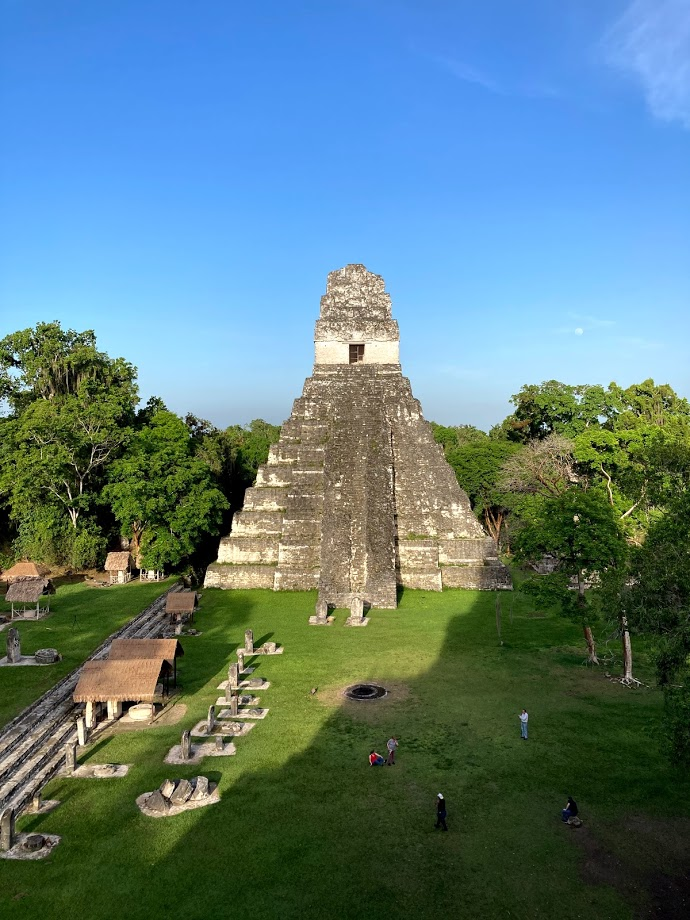
#> input picture benchmarks/image_resize/input.jpg, 690 x 920 px
$ python main.py
#> lines starting #> are read from the running program, lines starting #| are printed output that depends on the picture
from PIL import Image
im = Image.open(r"input.jpg")
#> im is the input picture: PIL image 690x920 RGB; mean R, G, B 91.8, 124.5, 129.8
width, height = im.size
#> width = 690; height = 920
newsize = (4 * width, 6 * height)
#> newsize = (2760, 5520)
im2 = im.resize(newsize)
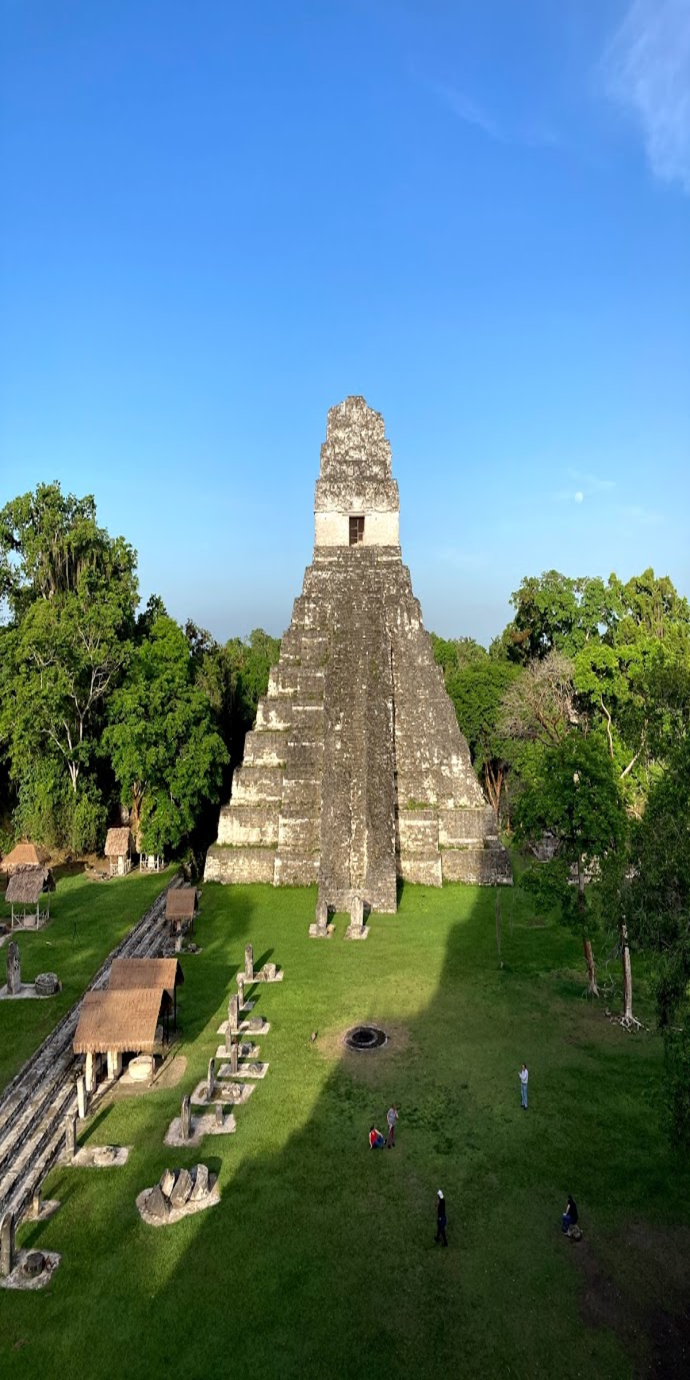
#> im2: PIL image 2760x5520 RGB (shown at 1/4 size); mean R, G, B 91.8, 124.5, 129.8
im2.save("resized.jpg")
